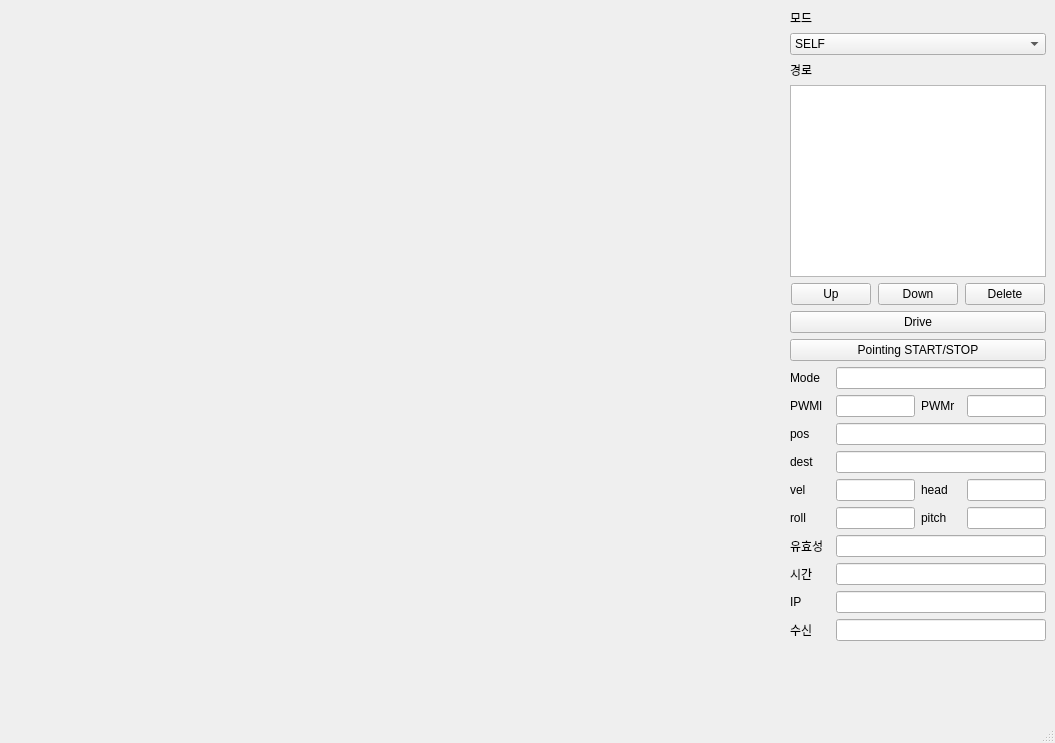
<?xml version="1.0" encoding="UTF-8"?>
<ui version="4.0">
 <class>MainWindow</class>
 <widget class="QMainWindow" name="MainWindow">
  <property name="geometry">
   <rect>
    <x>0</x>
    <y>0</y>
    <width>1055</width>
    <height>743</height>
   </rect>
  </property>
  <property name="windowTitle">
   <string>MainWindow</string>
  </property>
  <widget class="QWidget" name="centralwidget">
   <layout class="QGridLayout" name="gridLayout">
    <item row="0" column="0">
     <layout class="QHBoxLayout" name="Outer_Layout" stretch="8,2">
      <item>
       <layout class="QVBoxLayout" name="Folium"/>
      </item>
      <item>
       <layout class="QVBoxLayout" name="verticalLayout_2">
        <item>
         <widget class="QLabel" name="label">
          <property name="sizePolicy">
           <sizepolicy hsizetype="Preferred" vsizetype="Fixed">
            <horstretch>0</horstretch>
            <verstretch>0</verstretch>
           </sizepolicy>
          </property>
          <property name="text">
           <string>모드</string>
          </property>
         </widget>
        </item>
        <item>
         <widget class="QComboBox" name="comboBox">
          <item>
           <property name="text">
            <string>SELF</string>
           </property>
          </item>
          <item>
           <property name="text">
            <string>AUTO</string>
           </property>
          </item>
         </widget>
        </item>
        <item>
         <widget class="QLabel" name="label_2">
          <property name="sizePolicy">
           <sizepolicy hsizetype="Preferred" vsizetype="Fixed">
            <horstretch>0</horstretch>
            <verstretch>0</verstretch>
           </sizepolicy>
          </property>
          <property name="text">
           <string>경로</string>
          </property>
         </widget>
        </item>
        <item>
         <widget class="QListView" name="waypoints">
          <property name="sizePolicy">
           <sizepolicy hsizetype="Minimum" vsizetype="Fixed">
            <horstretch>0</horstretch>
            <verstretch>0</verstretch>
           </sizepolicy>
          </property>
         </widget>
        </item>
        <item>
         <layout class="QHBoxLayout" name="horizontalLayout">
          <item>
           <widget class="QPushButton" name="btn_up">
            <property name="sizePolicy">
             <sizepolicy hsizetype="Fixed" vsizetype="Fixed">
              <horstretch>0</horstretch>
              <verstretch>0</verstretch>
             </sizepolicy>
            </property>
            <property name="text">
             <string>Up</string>
            </property>
           </widget>
          </item>
          <item>
           <widget class="QPushButton" name="btn_down">
            <property name="sizePolicy">
             <sizepolicy hsizetype="Fixed" vsizetype="Fixed">
              <horstretch>0</horstretch>
              <verstretch>0</verstretch>
             </sizepolicy>
            </property>
            <property name="text">
             <string>Down</string>
            </property>
           </widget>
          </item>
          <item>
           <widget class="QPushButton" name="btn_delete">
            <property name="sizePolicy">
             <sizepolicy hsizetype="Fixed" vsizetype="Fixed">
              <horstretch>0</horstretch>
              <verstretch>0</verstretch>
             </sizepolicy>
            </property>
            <property name="text">
             <string>Delete</string>
            </property>
           </widget>
          </item>
         </layout>
        </item>
        <item>
         <widget class="QPushButton" name="btn_drive">
          <property name="text">
           <string>Drive</string>
          </property>
         </widget>
        </item>
        <item>
         <widget class="QPushButton" name="btn_pointing">
          <property name="text">
           <string>Pointing START/STOP</string>
          </property>
         </widget>
        </item>
        <item>
         <layout class="QHBoxLayout" name="horizontalLayout_2">
          <item>
           <widget class="QLabel" name="lbl_mode">
            <property name="sizePolicy">
             <sizepolicy hsizetype="Fixed" vsizetype="Minimum">
              <horstretch>0</horstretch>
              <verstretch>0</verstretch>
             </sizepolicy>
            </property>
            <property name="minimumSize">
             <size>
              <width>40</width>
              <height>0</height>
             </size>
            </property>
            <property name="maximumSize">
             <size>
              <width>40</width>
              <height>16777215</height>
             </size>
            </property>
            <property name="text">
             <string>Mode</string>
            </property>
           </widget>
          </item>
          <item>
           <widget class="QLineEdit" name="edit_mode">
            <property name="sizePolicy">
             <sizepolicy hsizetype="Expanding" vsizetype="Fixed">
              <horstretch>0</horstretch>
              <verstretch>0</verstretch>
             </sizepolicy>
            </property>
           </widget>
          </item>
         </layout>
        </item>
        <item>
         <layout class="QHBoxLayout" name="horizontalLayout_3">
          <item>
           <widget class="QLabel" name="lbl_pwml">
            <property name="sizePolicy">
             <sizepolicy hsizetype="Fixed" vsizetype="Preferred">
              <horstretch>0</horstretch>
              <verstretch>0</verstretch>
             </sizepolicy>
            </property>
            <property name="minimumSize">
             <size>
              <width>40</width>
              <height>0</height>
             </size>
            </property>
            <property name="maximumSize">
             <size>
              <width>40</width>
              <height>16777215</height>
             </size>
            </property>
            <property name="text">
             <string>PWMl</string>
            </property>
           </widget>
          </item>
          <item>
           <widget class="QLineEdit" name="edit_pwml"/>
          </item>
          <item>
           <widget class="QLabel" name="lbl_pwmr">
            <property name="sizePolicy">
             <sizepolicy hsizetype="Fixed" vsizetype="Preferred">
              <horstretch>0</horstretch>
              <verstretch>0</verstretch>
             </sizepolicy>
            </property>
            <property name="minimumSize">
             <size>
              <width>40</width>
              <height>0</height>
             </size>
            </property>
            <property name="maximumSize">
             <size>
              <width>40</width>
              <height>16777215</height>
             </size>
            </property>
            <property name="text">
             <string>PWMr</string>
            </property>
           </widget>
          </item>
          <item>
           <widget class="QLineEdit" name="edit_pwmr"/>
          </item>
         </layout>
        </item>
        <item>
         <layout class="QHBoxLayout" name="horizontalLayout_4">
          <item>
           <widget class="QLabel" name="label_6">
            <property name="sizePolicy">
             <sizepolicy hsizetype="Fixed" vsizetype="Minimum">
              <horstretch>0</horstretch>
              <verstretch>0</verstretch>
             </sizepolicy>
            </property>
            <property name="minimumSize">
             <size>
              <width>40</width>
              <height>0</height>
             </size>
            </property>
            <property name="maximumSize">
             <size>
              <width>40</width>
              <height>16777215</height>
             </size>
            </property>
            <property name="text">
             <string>pos</string>
            </property>
           </widget>
          </item>
          <item>
           <widget class="QLineEdit" name="edit_position">
            <property name="sizePolicy">
             <sizepolicy hsizetype="Expanding" vsizetype="Fixed">
              <horstretch>0</horstretch>
              <verstretch>0</verstretch>
             </sizepolicy>
            </property>
           </widget>
          </item>
         </layout>
        </item>
        <item>
         <layout class="QHBoxLayout" name="horizontalLayout_5">
          <item>
           <widget class="QLabel" name="label_7">
            <property name="sizePolicy">
             <sizepolicy hsizetype="Fixed" vsizetype="Minimum">
              <horstretch>0</horstretch>
              <verstretch>0</verstretch>
             </sizepolicy>
            </property>
            <property name="minimumSize">
             <size>
              <width>40</width>
              <height>0</height>
             </size>
            </property>
            <property name="maximumSize">
             <size>
              <width>40</width>
              <height>16777215</height>
             </size>
            </property>
            <property name="text">
             <string>dest</string>
            </property>
           </widget>
          </item>
          <item>
           <widget class="QLineEdit" name="edit_destination">
            <property name="sizePolicy">
             <sizepolicy hsizetype="Expanding" vsizetype="Fixed">
              <horstretch>0</horstretch>
              <verstretch>0</verstretch>
             </sizepolicy>
            </property>
           </widget>
          </item>
         </layout>
        </item>
        <item>
         <layout class="QHBoxLayout" name="horizontalLayout_6">
          <item>
           <widget class="QLabel" name="lbl_velocity">
            <property name="sizePolicy">
             <sizepolicy hsizetype="Fixed" vsizetype="Preferred">
              <horstretch>0</horstretch>
              <verstretch>0</verstretch>
             </sizepolicy>
            </property>
            <property name="minimumSize">
             <size>
              <width>40</width>
              <height>0</height>
             </size>
            </property>
            <property name="maximumSize">
             <size>
              <width>40</width>
              <height>16777215</height>
             </size>
            </property>
            <property name="text">
             <string>vel</string>
            </property>
           </widget>
          </item>
          <item>
           <widget class="QLineEdit" name="edit_velocity"/>
          </item>
          <item>
           <widget class="QLabel" name="lbl_heading">
            <property name="sizePolicy">
             <sizepolicy hsizetype="Fixed" vsizetype="Preferred">
              <horstretch>0</horstretch>
              <verstretch>0</verstretch>
             </sizepolicy>
            </property>
            <property name="minimumSize">
             <size>
              <width>40</width>
              <height>0</height>
             </size>
            </property>
            <property name="maximumSize">
             <size>
              <width>40</width>
              <height>16777215</height>
             </size>
            </property>
            <property name="text">
             <string>head</string>
            </property>
           </widget>
          </item>
          <item>
           <widget class="QLineEdit" name="edit_heading"/>
          </item>
         </layout>
        </item>
        <item>
         <layout class="QHBoxLayout" name="horizontalLayout_12">
          <item>
           <widget class="QLabel" name="lbl_roll">
            <property name="sizePolicy">
             <sizepolicy hsizetype="Fixed" vsizetype="Preferred">
              <horstretch>0</horstretch>
              <verstretch>0</verstretch>
             </sizepolicy>
            </property>
            <property name="minimumSize">
             <size>
              <width>40</width>
              <height>0</height>
             </size>
            </property>
            <property name="maximumSize">
             <size>
              <width>40</width>
              <height>16777215</height>
             </size>
            </property>
            <property name="text">
             <string>roll</string>
            </property>
           </widget>
          </item>
          <item>
           <widget class="QLineEdit" name="edit_roll"/>
          </item>
          <item>
           <widget class="QLabel" name="lbl_pitch">
            <property name="sizePolicy">
             <sizepolicy hsizetype="Fixed" vsizetype="Preferred">
              <horstretch>0</horstretch>
              <verstretch>0</verstretch>
             </sizepolicy>
            </property>
            <property name="minimumSize">
             <size>
              <width>40</width>
              <height>0</height>
             </size>
            </property>
            <property name="maximumSize">
             <size>
              <width>40</width>
              <height>16777215</height>
             </size>
            </property>
            <property name="text">
             <string>pitch</string>
            </property>
           </widget>
          </item>
          <item>
           <widget class="QLineEdit" name="edit_pitch">
            <property name="text">
             <string/>
            </property>
           </widget>
          </item>
         </layout>
        </item>
        <item>
         <layout class="QHBoxLayout" name="horizontalLayout_7">
          <item>
           <widget class="QLabel" name="lbl_validity">
            <property name="sizePolicy">
             <sizepolicy hsizetype="Fixed" vsizetype="Minimum">
              <horstretch>0</horstretch>
              <verstretch>0</verstretch>
             </sizepolicy>
            </property>
            <property name="minimumSize">
             <size>
              <width>40</width>
              <height>0</height>
             </size>
            </property>
            <property name="maximumSize">
             <size>
              <width>40</width>
              <height>16777215</height>
             </size>
            </property>
            <property name="text">
             <string>유효성</string>
            </property>
           </widget>
          </item>
          <item>
           <widget class="QLineEdit" name="edit_validity">
            <property name="sizePolicy">
             <sizepolicy hsizetype="Expanding" vsizetype="Fixed">
              <horstretch>0</horstretch>
              <verstretch>0</verstretch>
             </sizepolicy>
            </property>
           </widget>
          </item>
         </layout>
        </item>
        <item>
         <layout class="QHBoxLayout" name="horizontalLayout_8">
          <item>
           <widget class="QLabel" name="lbl_time">
            <property name="sizePolicy">
             <sizepolicy hsizetype="Fixed" vsizetype="Minimum">
              <horstretch>0</horstretch>
              <verstretch>0</verstretch>
             </sizepolicy>
            </property>
            <property name="minimumSize">
             <size>
              <width>40</width>
              <height>0</height>
             </size>
            </property>
            <property name="maximumSize">
             <size>
              <width>40</width>
              <height>16777215</height>
             </size>
            </property>
            <property name="text">
             <string>시간</string>
            </property>
           </widget>
          </item>
          <item>
           <widget class="QLineEdit" name="edit_time">
            <property name="sizePolicy">
             <sizepolicy hsizetype="Expanding" vsizetype="Fixed">
              <horstretch>0</horstretch>
              <verstretch>0</verstretch>
             </sizepolicy>
            </property>
           </widget>
          </item>
         </layout>
        </item>
        <item>
         <layout class="QHBoxLayout" name="horizontalLayout_9">
          <item>
           <widget class="QLabel" name="lbl_ip">
            <property name="sizePolicy">
             <sizepolicy hsizetype="Fixed" vsizetype="Minimum">
              <horstretch>0</horstretch>
              <verstretch>0</verstretch>
             </sizepolicy>
            </property>
            <property name="minimumSize">
             <size>
              <width>40</width>
              <height>0</height>
             </size>
            </property>
            <property name="maximumSize">
             <size>
              <width>40</width>
              <height>16777215</height>
             </size>
            </property>
            <property name="text">
             <string>IP</string>
            </property>
           </widget>
          </item>
          <item>
           <widget class="QLineEdit" name="edit_IP">
            <property name="sizePolicy">
             <sizepolicy hsizetype="Expanding" vsizetype="Fixed">
              <horstretch>0</horstretch>
              <verstretch>0</verstretch>
             </sizepolicy>
            </property>
           </widget>
          </item>
         </layout>
        </item>
        <item>
         <layout class="QHBoxLayout" name="horizontalLayout_10">
          <item>
           <widget class="QLabel" name="lbl_ip_status">
            <property name="sizePolicy">
             <sizepolicy hsizetype="Fixed" vsizetype="Minimum">
              <horstretch>0</horstretch>
              <verstretch>0</verstretch>
             </sizepolicy>
            </property>
            <property name="minimumSize">
             <size>
              <width>40</width>
              <height>0</height>
             </size>
            </property>
            <property name="maximumSize">
             <size>
              <width>40</width>
              <height>16777215</height>
             </size>
            </property>
            <property name="text">
             <string>수신</string>
            </property>
           </widget>
          </item>
          <item>
           <widget class="QLineEdit" name="edit_com_status">
            <property name="sizePolicy">
             <sizepolicy hsizetype="Expanding" vsizetype="Fixed">
              <horstretch>0</horstretch>
              <verstretch>0</verstretch>
             </sizepolicy>
            </property>
           </widget>
          </item>
         </layout>
        </item>
        <item>
         <spacer name="verticalSpacer">
          <property name="orientation">
           <enum>Qt::Vertical</enum>
          </property>
          <property name="sizeHint" stdset="0">
           <size>
            <width>20</width>
            <height>40</height>
           </size>
          </property>
         </spacer>
        </item>
       </layout>
      </item>
     </layout>
    </item>
   </layout>
  </widget>
  <widget class="QMenuBar" name="menubar">
   <property name="geometry">
    <rect>
     <x>0</x>
     <y>0</y>
     <width>1055</width>
     <height>21</height>
    </rect>
   </property>
  </widget>
  <widget class="QStatusBar" name="statusbar"/>
 </widget>
 <resources/>
 <connections>
  <connection>
   <sender>btn_pointing</sender>
   <signal>clicked()</signal>
   <receiver>MainWindow</receiver>
   <slot>pointing()</slot>
   <hints>
    <hint type="sourcelabel">
     <x>995</x>
     <y>374</y>
    </hint>
    <hint type="destinationlabel">
     <x>1104</x>
     <y>732</y>
    </hint>
   </hints>
  </connection>
  <connection>
   <sender>btn_up</sender>
   <signal>clicked()</signal>
   <receiver>MainWindow</receiver>
   <slot>move_item_up()</slot>
   <hints>
    <hint type="sourcelabel">
     <x>1031</x>
     <y>315</y>
    </hint>
    <hint type="destinationlabel">
     <x>1104</x>
     <y>732</y>
    </hint>
   </hints>
  </connection>
  <connection>
   <sender>btn_down</sender>
   <signal>clicked()</signal>
   <receiver>MainWindow</receiver>
   <slot>move_item_down()</slot>
   <hints>
    <hint type="sourcelabel">
     <x>1116</x>
     <y>315</y>
    </hint>
    <hint type="destinationlabel">
     <x>1104</x>
     <y>732</y>
    </hint>
   </hints>
  </connection>
  <connection>
   <sender>btn_delete</sender>
   <signal>clicked()</signal>
   <receiver>MainWindow</receiver>
   <slot>delete_item()</slot>
   <hints>
    <hint type="sourcelabel">
     <x>1201</x>
     <y>315</y>
    </hint>
    <hint type="destinationlabel">
     <x>1104</x>
     <y>732</y>
    </hint>
   </hints>
  </connection>
 </connections>
 <slots>
  <slot>pointing()</slot>
  <slot>move_item_up()</slot>
  <slot>move_item_down()</slot>
  <slot>delete_item()</slot>
  <slot>coordinates_diff()</slot>
 </slots>
</ui>
